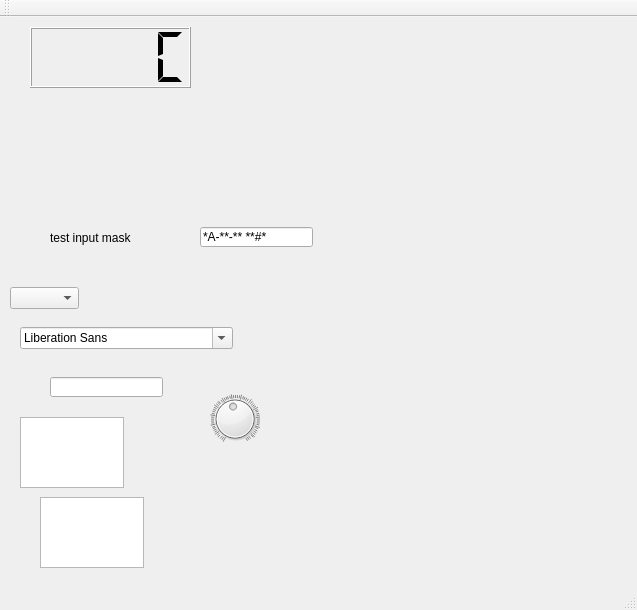
<?xml version="1.0" encoding="UTF-8"?>
<ui version="4.0">
 <class>MainWindow</class>
 <widget class="QMainWindow" name="MainWindow">
  <property name="geometry">
   <rect>
    <x>0</x>
    <y>0</y>
    <width>637</width>
    <height>610</height>
   </rect>
  </property>
  <property name="windowTitle">
   <string>MainWindow</string>
  </property>
  <widget class="QWidget" name="centralWidget">
   <widget class="QLCDNumber" name="lcdNumber">
    <property name="geometry">
     <rect>
      <x>30</x>
      <y>10</y>
      <width>161</width>
      <height>61</height>
     </rect>
    </property>
    <property name="mode">
     <enum>QLCDNumber::Hex</enum>
    </property>
    <property name="segmentStyle">
     <enum>QLCDNumber::Flat</enum>
    </property>
    <property name="value" stdset="0">
     <double>11.500000000000000</double>
    </property>
    <property name="intValue" stdset="0">
     <number>12</number>
    </property>
   </widget>
   <widget class="QLineEdit" name="lineEdit">
    <property name="geometry">
     <rect>
      <x>200</x>
      <y>210</y>
      <width>113</width>
      <height>20</height>
     </rect>
    </property>
    <property name="inputMask">
     <string>&gt;A\A-90-bb! aa\#H;*</string>
    </property>
   </widget>
   <widget class="QLabel" name="label">
    <property name="geometry">
     <rect>
      <x>50</x>
      <y>210</y>
      <width>151</width>
      <height>21</height>
     </rect>
    </property>
    <property name="text">
     <string>test input mask</string>
    </property>
   </widget>
   <widget class="QDial" name="dial">
    <property name="geometry">
     <rect>
      <x>210</x>
      <y>370</y>
      <width>50</width>
      <height>64</height>
     </rect>
    </property>
    <property name="maximum">
     <number>255</number>
    </property>
    <property name="value">
     <number>120</number>
    </property>
    <property name="sliderPosition">
     <number>120</number>
    </property>
    <property name="wrapping">
     <bool>false</bool>
    </property>
    <property name="notchesVisible">
     <bool>true</bool>
    </property>
   </widget>
   <widget class="QComboBox" name="comboBox">
    <property name="geometry">
     <rect>
      <x>10</x>
      <y>270</y>
      <width>69</width>
      <height>22</height>
     </rect>
    </property>
   </widget>
   <widget class="QFontComboBox" name="fontComboBox">
    <property name="geometry">
     <rect>
      <x>20</x>
      <y>310</y>
      <width>213</width>
      <height>22</height>
     </rect>
    </property>
   </widget>
   <widget class="QLineEdit" name="lineEdit_2">
    <property name="geometry">
     <rect>
      <x>50</x>
      <y>360</y>
      <width>113</width>
      <height>20</height>
     </rect>
    </property>
   </widget>
   <widget class="QTextEdit" name="textEdit">
    <property name="geometry">
     <rect>
      <x>20</x>
      <y>400</y>
      <width>104</width>
      <height>71</height>
     </rect>
    </property>
   </widget>
   <widget class="QPlainTextEdit" name="plainTextEdit">
    <property name="geometry">
     <rect>
      <x>40</x>
      <y>480</y>
      <width>104</width>
      <height>71</height>
     </rect>
    </property>
   </widget>
  </widget>
  <widget class="QMenuBar" name="menuBar">
   <property name="geometry">
    <rect>
     <x>0</x>
     <y>0</y>
     <width>637</width>
     <height>23</height>
    </rect>
   </property>
  </widget>
  <widget class="QToolBar" name="mainToolBar">
   <attribute name="toolBarArea">
    <enum>TopToolBarArea</enum>
   </attribute>
   <attribute name="toolBarBreak">
    <bool>false</bool>
   </attribute>
  </widget>
  <widget class="QStatusBar" name="statusBar"/>
 </widget>
 <layoutdefault spacing="6" margin="11"/>
 <resources/>
 <connections/>
</ui>
